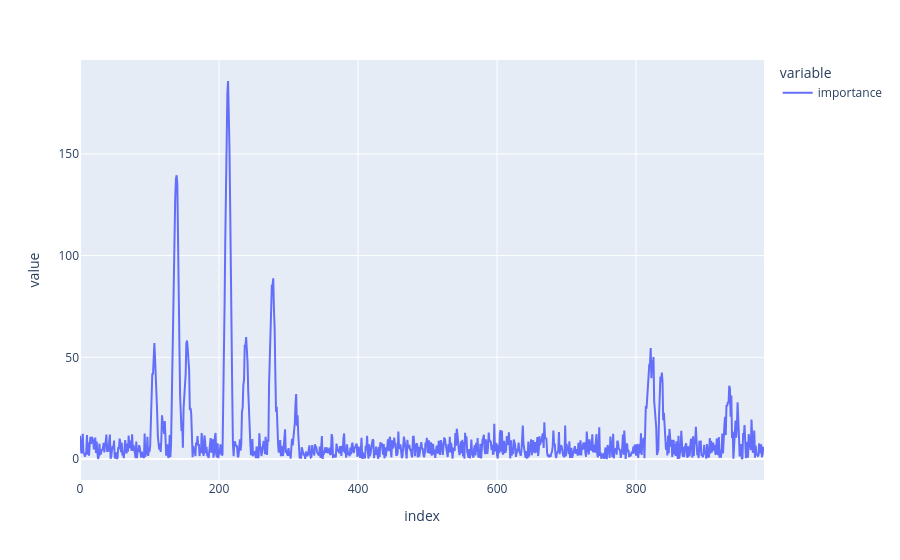

Source (notebook cell):
### Code cell
X_sv = svm_model[3].support_vectors_            # shape (n_SV, n_features)
alpha_dual = svm_model[3].dual_coef_.ravel()    # shape (n_SV,)

# Calculando os coeficientes p usando os vetores de suporte e os multiplicadores de Lagrange
pvetor = pd.DataFrame({'energia' : Xcalclass.columns,
                       'importance': (X_sv.T) @ alpha_dual})
pvetor['importance'] = np.abs(pvetor['importance'])
pvetor['importance'].plot()

### Figure 1 — Plotly figure (JSON) as saved in the notebook; plotly's stock layout.template omitted (floating-point values rounded to 4 significant figures; data arrays with more than 128 entries replaced by an {"elided": "..."} marker saying what was removed)
{"data": [{"hovertemplate": "variable=importance<br>index=%{x}<br>value=%{y}<extra></extra>", "legendgroup": "importance", "line": {"color": "#636efa", "dash": "solid"}, "marker": {"symbol": "circle"}, "mode": "lines", "name": "importance", "orientation": "v", "showlegend": true, "type": "scatter", "x": {"elided": "985 int values"}, "xaxis": "x", "y": {"elided": "985 float values"}, "yaxis": "y"}], "layout": {"legend": {"title": {"text": "variable"}, "tracegroupgap": 0}, "margin": {"t": 60}, "xaxis": {"anchor": "y", "domain": [0, 1], "title": {"text": "index"}}, "yaxis": {"anchor": "x", "domain": [0, 1], "title": {"text": "value"}}}}
